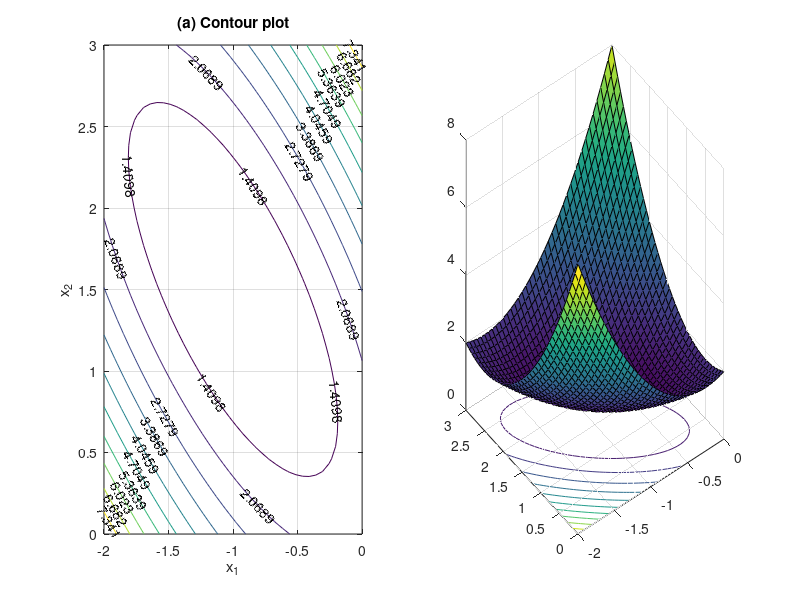

Reproduce this figure in MATLAB. (Note: this script raises an error after producing the figure.)
x = linspace(-2, 0, 40);
y = linspace(0, 3, 40);
[X,Y] = meshgrid(x, y);
Z = 2+X-Y+2*X.^2+2*X.*Y+Y.^2;
subplot(1,2,1);
cs = contour(X,Y,Z);clabel(cs);
xlabel('x_1');ylabel('x_2');
title('(a) Contour plot');grid;
subplot(1,2,2);
cs = surfc(X,Y,Z);
zmin = floor(min(z));
zmax = ceil(max(z));
xlabel('x_1');ylabel('x_2');zlabel('f(x_1,x_2)');
title('(b) Mesh plot');